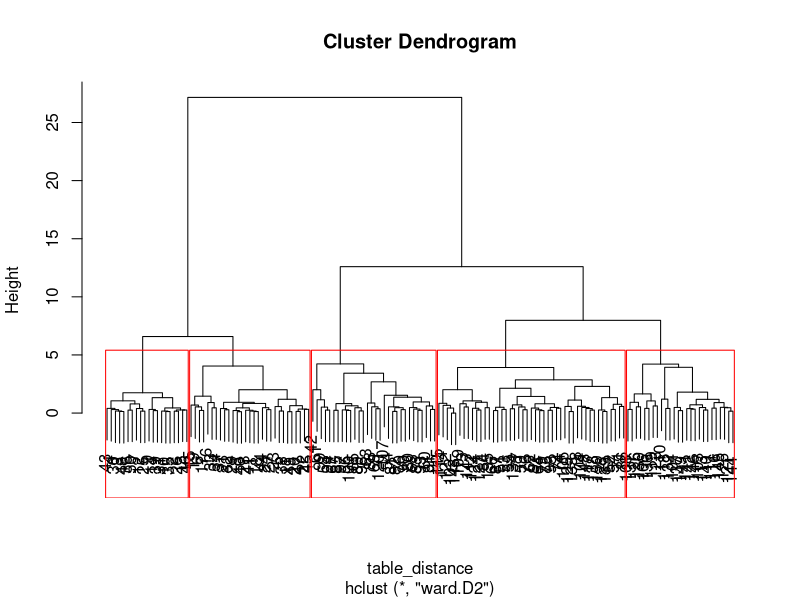
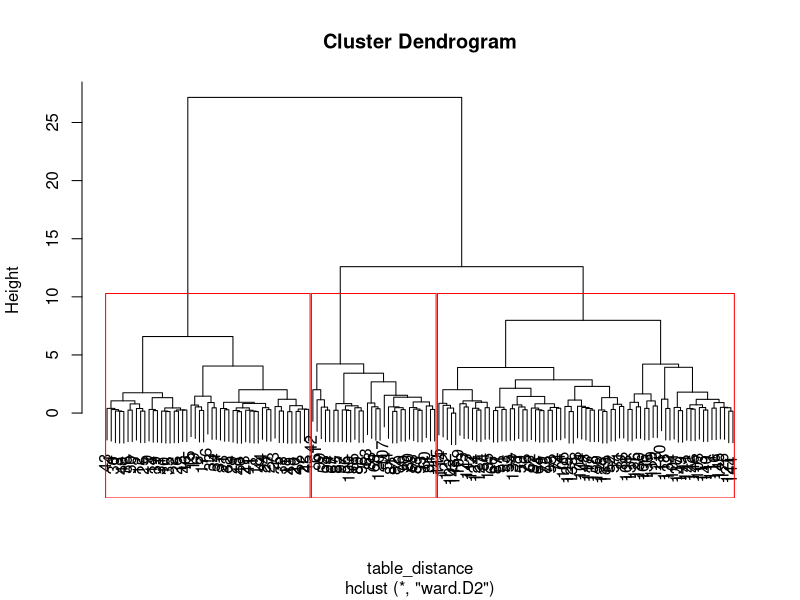

Write R code to recreate these figures, in order.
library(datasets)
summary(iris)

#**********************************************
# each time you run this block , it gives same results all the time
# but if you change the value in set.seed(), the results will be different each time: different clusters
# it means set.seed() keeps the result intact 
# ca garde tjrs la meme maniere d'aller aleatoirement
# le chiffre n'a aucune identite. c le changement de chiffre qui fait la differnece des resultats.
# tirer l'aleatoirement les moy. de k groups
set.seed(30)

iris=iris
iris2=iris[,1:4]

# standardization des donnees
iris_stand=scale(iris[,1:4])

####################################### methode non-hierarchique - k-means ################################## 
# 3 groups
iris_kmeans=kmeans(iris_stand,3,nstart = 1 )
iris_kmeans
# Cluster means shows the means of 3 groups generated
# Clustering vector shows the group allocation of each of the observation in the dataset
# within cluster sum of squares  (R2) : between_SS / total_SS which is SSB / SST

#**********************************************
#rajouter les resultats de k-means dans la table originale (iris)
iris$Cluster=iris_kmeans$cluster
iris_clus1=iris[iris$Cluster==1,]

# compare the mean of all variables of cluster1 with entire dataset using summary
summary(iris_clus1)
summary(iris)

table(iris$Species,iris$Cluster)
# ca montre si on reussi a repliquer species
# it creates a matrix, where column headers are cluster factors, and row headers are species factors
# Le cluster a reusi de regroupr tous les stosa dans un meme cluster, 
# et les 2 autres clusters se ressemblent plus, et peut-etre il n'y a plus de variables pour les discriminer
# majorite de cluster 2 est verginica, et il y a 11  versicolor qui ressemblent bq a verginica
# majorite de cluster 3 est versicolor, et il y a 14 verginica qui ressemblent bq a versicolor

################################################## methode hierarchique ####################################################### 
# distance matrix
table_distance=dist(iris_stand, method = "euclidian")
head(table_distance,20)

#hclust : hierarchical clustering
clust_h=hclust(table_distance, method = "ward.D2")
clust_h
plot(clust_h)
# Creates dendogram with red boxes around the clusters do the folloing
rect.hclust(clust_h, k=5, border="red")
# selon le plot , on y va avec 5 groupes
dev.off()

# cut tree into 5 clusters
groups=cutree(clust_h,5)

#try with 3 this time
groups=cutree(clust_h,3)
plot(clust_h)
rect.hclust(clust_h, k=3, border="red")

# H for hierarchic
iris$Cluster_H=groups

table(iris$Species,iris$Cluster_H)
# G 3 distigue clairement virginica, G 1 distique setosa, G 2 est majoritairement versicolor,
# G 3 melange vraiment virginica & versicol
# il y a donc des virginica et versicolor  qui se ressemblent bq, et il y a des virginica  et versicolor  qui  sont vraiement a part
# y a des versic ki sont complement a part meme a qqe ptt erreurs
# y a des setosa bien precis
# comparer les resultsts de H et NH

table(iris$Species,iris$Cluster)
table(iris$Species,iris$Cluster_H)

# ici si on va avec k=3, ca donne pas les meme resultat que la methode NH

# si j'ai le temps et le budget, on fait Hierarchique et si on trouve k=3, apres je fais un k-menas (Non-hierarchique) avec 3 clusters


